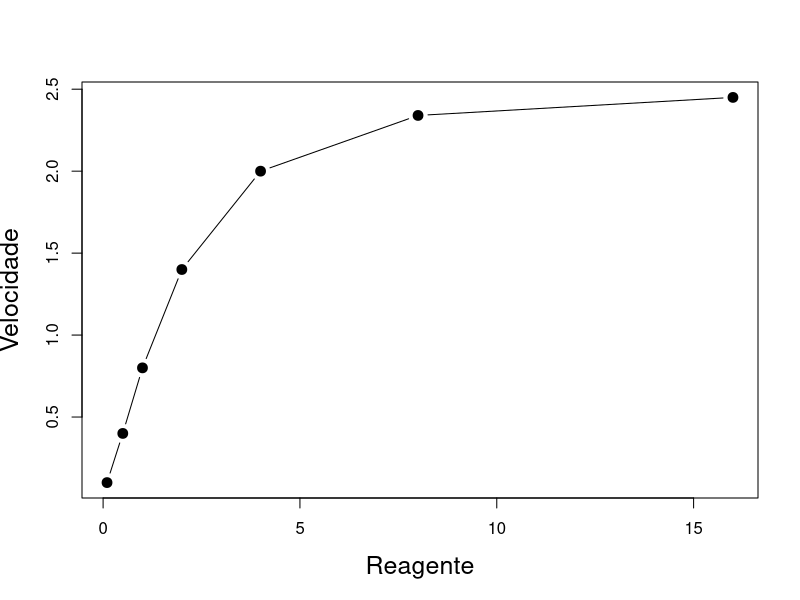

This chart was generated by the following R code:
## ---- chunk 1
x <- c(0.1, 0.5, 1, 2, 4, 8, 16)
y <- c(0.1, 0.4, 0.8, 1.4, 2, 2.34, 2.45)
df2 <- data.frame(x, y)  
## ---- chunk 2
plot(df2$x, df2$y, xlab = "Reagente", ylab = "Velocidade", 
     cex = 1.3, pch =19, type = "b", cex.lab =1.5) 
## ---- chunk 3
cor(df2$x, df2$y, method = "spearman")
## ---- chunk 4
cor.test(df2$x, df2$y, method = "spearman")
